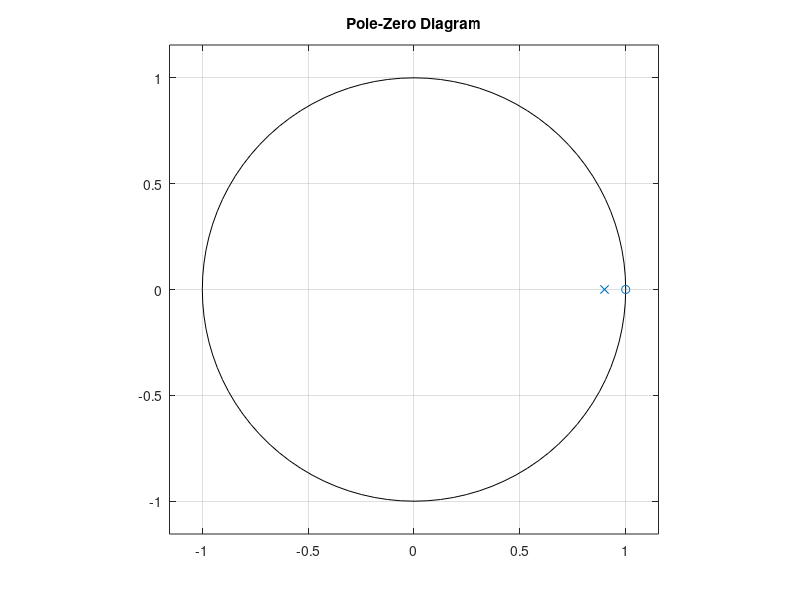

The MATLAB source for this figure:
b = 1; % ρίζα του αριθμητή
a = 0.9; %ρίζα του παρονομαστή

% Σχεδίαση διαγράμματος πόλων 
zplane(b, a);
title('Pole-Zero Diagram');
